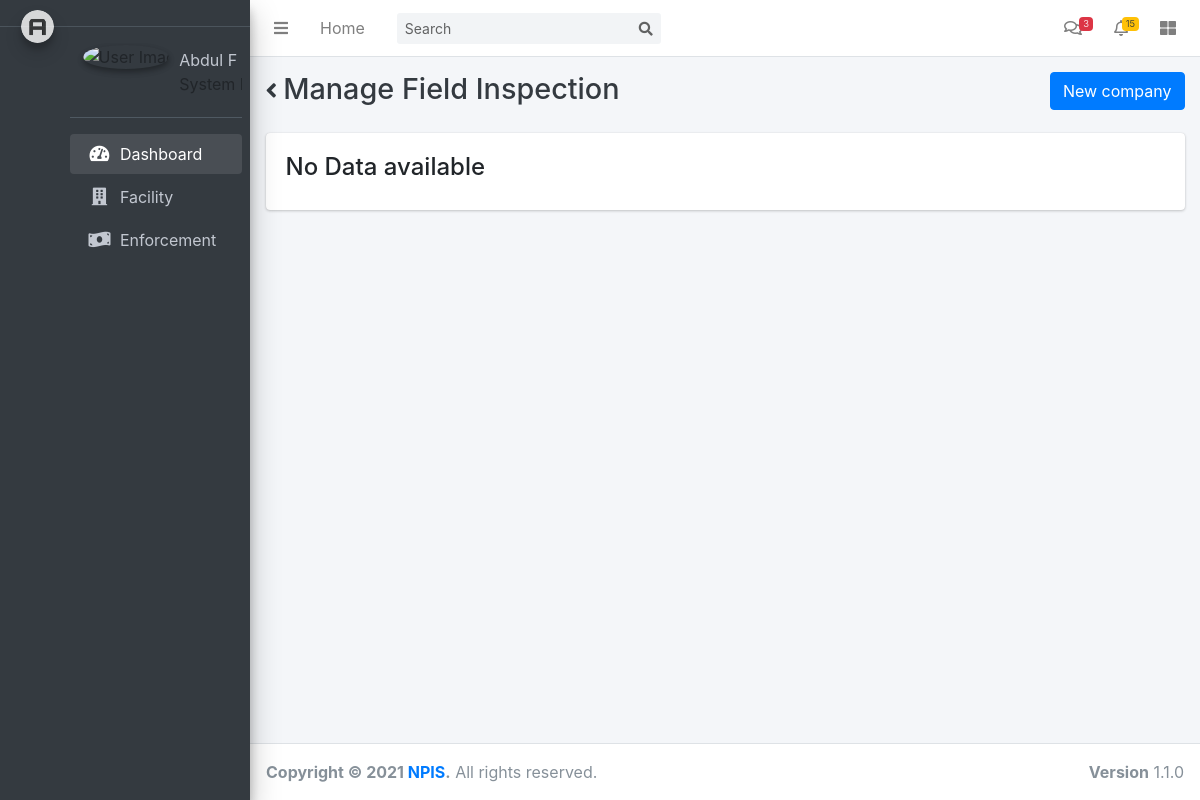
The page /manage_company/ on the database as committed earlier.
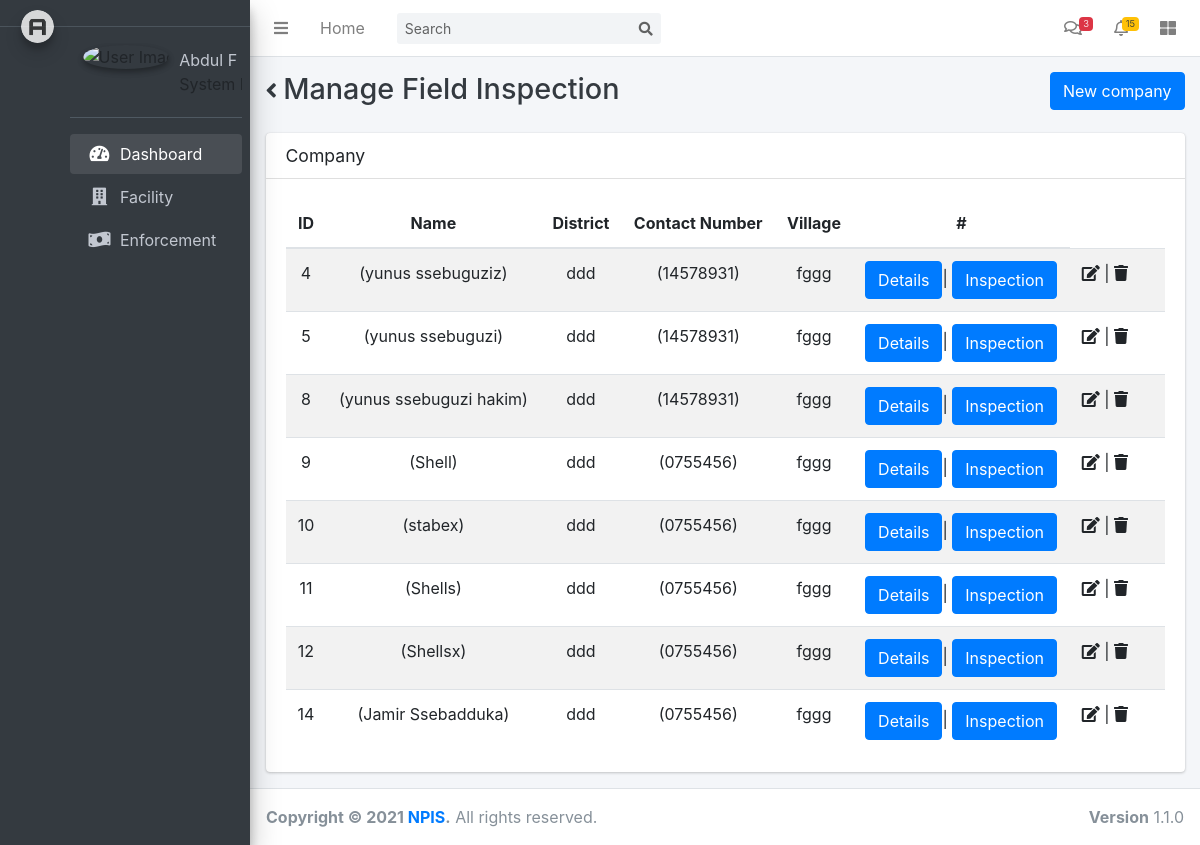
The same page on the database as committed later.
### app/models/company.py (models this page shows, shortened)
class Company(models.Model):
    FACILTY_TYPE_CHOICES = [
        ('Depot', 'Depot'),
        ('Truck', 'Truck'),
        ('Service', 'Service'),
        ('Filling Station', 'Filling Station')
    ]
    id = models.AutoField(primary_key=True)
    facility_type = models.CharField(max_length=50,choices=FACILTY_TYPE_CHOICES)
    code = models.CharField(max_length=50)
    name = models.CharField(max_length=150)
    registration_no = models.CharField(max_length=50)
    contact_person = models.CharField(max_length=50)
    contact_no = models.CharField(max_length=50)
    email = models.EmailField(max_length=254)
    address = models.CharField(max_length=50)
    region = models.CharField(max_length=200)
    district = models.CharField(max_length=50)
    county = models.CharField(max_length=50)
    sub_county = models.CharField(max_length=50)
    post_code = models.CharField(max_length=50)
    village = models.CharField(max_length=50)
    ownership = models.CharField(max_length=50)
    parish = models.CharField(max_length=50)
    fax = models.CharField(max_length=50)
    tin = models.CharField(max_length=50)
    logo = models.ImageField(upload_to=None, height_field=None, width_field=None, max_length=None,null = True,blank=True)
    distance = models.CharField(verbose_name="Distance from Nearest Licensed Station.",max_length=100, null=True)
    class Meta:
        verbose_name = ("Company")
        verbose_name_plural = ("Companys")

### app/views/company_views.py (the view, shortened to what this page needs)
# urls.py: path('manage_company/', company_views.manage_company, name='register_company'),
def manage_company(request):
    company_form = CompanyForm()
    companys = get_companys()
    context = {
        "company_form": company_form,
        "companys": companys
    }
    return render(request, "company/company_registration.html", context)

### app/forms/company_form.py
class CompanyForm(ModelForm):
    class Meta:
        model = Company
        fields = fields = ['name', 'contact_no',
                           'address', 'district', 'county', 'sub_county', 'parish', 'village', 'ownership']
    def __init__(self, *args, **kwargs):
        super(CompanyForm, self).__init__(*args, **kwargs)
        self.helper = FormHelper()

### app/selectors/company_selector.py (called while the page is built)
def get_companys():
    return Company.objects.all()

### app/templates/company/company_registration.html (shortened to what this page needs)
{% extends '../base.html' %}
{% load static %}
{% load crispy_forms_tags %}
{%block page_title%}
Manage Field Inspection
{% endblock%}
{% block right_button%}
<button type="button" class="btn btn-primary" data-toggle="modal" data-target="#modal-add-farm">
    New company
</button>
{% endblock %}
{% block content %}
<div class="container-fluid">
    <div class="row">
        <div class="col-12">
            <div class="card">
                {%if companys %}
                <div class="card-header">
                    <h3 class="card-title">Company</h3>
                </div>
                <div class="card-body">
                    <table id="dataTables-example" class="table table-striped" data-page-length='100'>
                        <thead>
                        <tr>
                            <th class="text-center">ID</th>
                            <th class="text-center">Name</th>
                            <th class="text-center">District</th>
                            <th class="text-center">Contact Number</th>
                            <th class="text-center">Village</th>
                            <th class="text-center">#</th>
                        </tr>
                        </thead>
                        <tbody>
                        {% for companys in companys %}
                        <tr data-id={{companys.id}}>
                            <td class="text-center">{{companys.id}}</td>
                            <td class="text-center">({{companys.name}})</td>
                            <td class="text-center">{{companys.district}}</td>
                            <td class="text-center">({{companys.contact_no}})</td>
                            <td class="text-center">{{companys.village}}</td>
                             <td>
                                <a class="btn btn-primary" href="{% url 'company_detail' companys.id %}">
                                    Details
                                </a>|
                                <a class="btn btn-primary" href="{% url 'company_inspection' companys.id %}">
                                    Inspection
                                </a>
                             </td>
                            <td>
                                <a href="{% url 'edit_company_view' companys.id %}" style="color:inherit">
                                    <i class="fa fa-edit"></i>
                                </a> |
                                <a href="{% url 'delete_company_view' companys.id %}" style="color: inherit">
                                    <i class="fa fa-trash" onclick="return 'Do you want to delete {{companys.id}}?'"></i>
                                </a>
                            <td>
                        </tr>
                        {% endfor %}
                        </tbody>
                    </table>
                </div>
                {%else%}
                <div class="card-body">
                    <h4>No Data available</h4>
                </div>
                {%endif%}
            </div>
        </div>
    </div>
</div>
{% endblock content %}

Rows that differ between the two databases and show on the page:
added Company: id "4", name "yunus ssebuguziz", district "ddd", contact_no "14578931", village "fggg"
added Company: id "5", name "yunus ssebuguzi", district "ddd", contact_no "14578931", village "fggg"
added Company: id "8", name "yunus ssebuguzi hakim", district "ddd", contact_no "14578931", village "fggg"
added Company: id "9", name "Shell", district "ddd", contact_no "0755456", village "fggg"
added Company: id "10", name "stabex", district "ddd", contact_no "0755456", village "fggg"
added Company: id "11", name "Shells", district "ddd", contact_no "0755456", village "fggg"
added Company: id "12", name "Shellsx", district "ddd", contact_no "0755456", village "fggg"
added Company: id "14", name "Jamir Ssebadduka", district "ddd", contact_no "0755456", village "fggg"
Other text that changed with them:
text no longer shown: "No Data available"
text now shown: "Company ID Name District Contact Number Village #"
